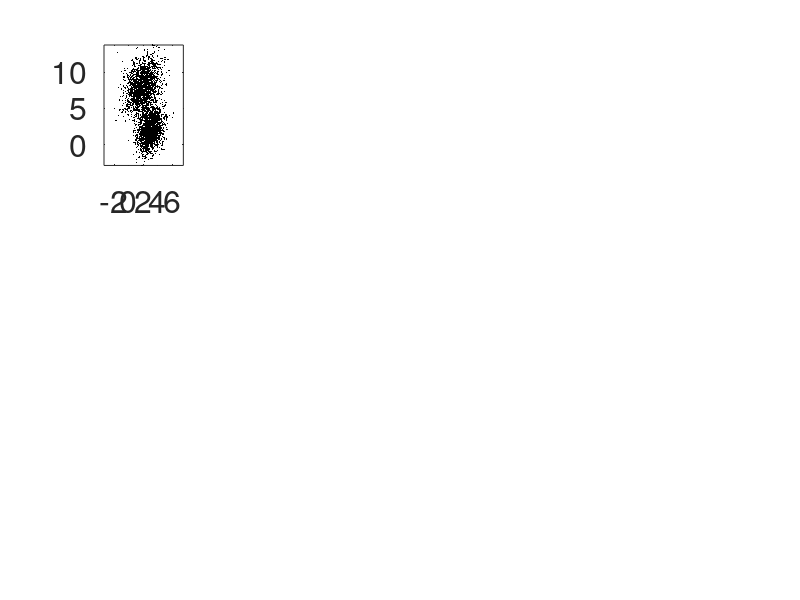

Reproduce this figure in MATLAB. (Note: this script raises an error after producing the figure.)
%Levent Batakci - LAB192@case.edu
%MATH444 HW#1
%Model Reduction Data portion

%Clear memory
clc
clear all

%Load the model reduction data
%The data is stored in 6x4000 a matrix X
%The entries are all of type 'double'
load ModelReductionData


%PART a
%In this part, the data will be visualized by plotting the components
%of the data (one pair at a time) against each other
%Since there are 6 components, there will be (6 choose 2)=15 plots
colors = [[0, 0.4470, 0.7410]; [0, 0.5, 0]; [1, 0, 0]; [0.8500, 0.3250, 0.0980]; [0, 0.75, 0.75]; [0.6350, 0.0780, 0.1840]];

c = size(X,1); %Number of components
sbplt_index=1;
figure(1);
for i = 1:c
   for j= i+1:c 
       subplot(3, 5, sbplt_index)
       sbplt_index = sbplt_index + 1;
       plot(X(i,:),X(j,:),'k.','MarkerSize',3)
       axis('equal')
       set(gca,'FontSize',23)
       
       xlabel(append("Component ", string(i)), 'Color', colors(i,:))
       ylabel(append("Component ", string(j)), 'Color', 'k')
   end
end
sgtitle("Figure 1: Raw Data Components Compared", 'FontSize', 30) %MAKE THIS PLOT PRETTIER !!!!


%PART b
%In this part, I calculate the SVD of the data (after centering it)
%Then, the singular values are plotted to determine the effective
%dimensionality of the data

%Center the data
N = size(X,2);
xc = sum(X, 2)/N; %Get the average
Xc = X -  xc*ones(1,N); %Subtract out the average

[U,S,V] = svd(Xc, 'eco'); %Compute the SVD

%Plot the singular values
singular_values = diag(S); %Extract the singular values
figure(2);
subplot(1, 1, 1); %Make the plot into 1 large one
plot(1:size(Xc,1), singular_values, 'k.','MarkerSize', 45, 'Color', 'b')
set(gca,'FontSize',25)

%Set up the x-axis
xlbl = append("\fontsize{25}1", "\leq j \leq", string(size(Xc,1)));
xlabel(xlbl, 'interpreter','tex');
xticks(1:size(Xc,1));

%Set up the y-axis
ylbl = "\fontsize{25}Singular Value   \sigma_j";%Label y
ylabel(ylbl, 'interpreter','tex');
sgtitle("Figure 2: Centered Data Singular Values", 'FontSize', 20);

%THE RESULTING PLOT MAKES IT CLEAR THAT THE DATA HAS EFFECTIVELY
% % % % % 3 DIMENSIONS % % % % %
%From here, it remains to check how many distinct data clumps there are.
%To do this, we will project the data onto u1, u2, and u3 and plot the
%data in 3-space
U3 = U(:, 1:3)'; %Get the first 3 feature vectors
Z3 = U3 * Xc; %Project to get the 3 principal components

%Look at the principal components in pairs
figure(3);
c = size(Z3,1); %Number of components
sbplt_index=1;
for i = 1:c
   for j= i+1:c 
       subplot(2, 2, sbplt_index)
       sbplt_index = sbplt_index + 1;
       plot(Z3(i,:),Z3(j,:),'k.','MarkerSize',3)
       axis('equal')
       set(gca,'FontSize',22)
       
       xlabel(append("PC ", string(i)))
       ylabel(append("PC ", string(j)))
   end
end

%Look at the 3D Scatterplot
s = 15; %Marker size
subplot(2, 2, 4)
scatter3(Z3(1,:),Z3(2,:),Z3(3,:), s, 'o', 'MarkerEdgeColor','k', 'MarkerFaceColor','b')
xlabel("PC 1")
ylabel("PC 2")
zlabel("PC 3")
set(gca,'FontSize',22)
title("Principal Components 3D-Scatterplot", 'FontSize', 20)

sgtitle("Figure 3: Centered Data Principal Components (PC) Compared");

%Looking at the comparisons, there appear to be
% % % % % 2 CLUSTERS % % % % %
